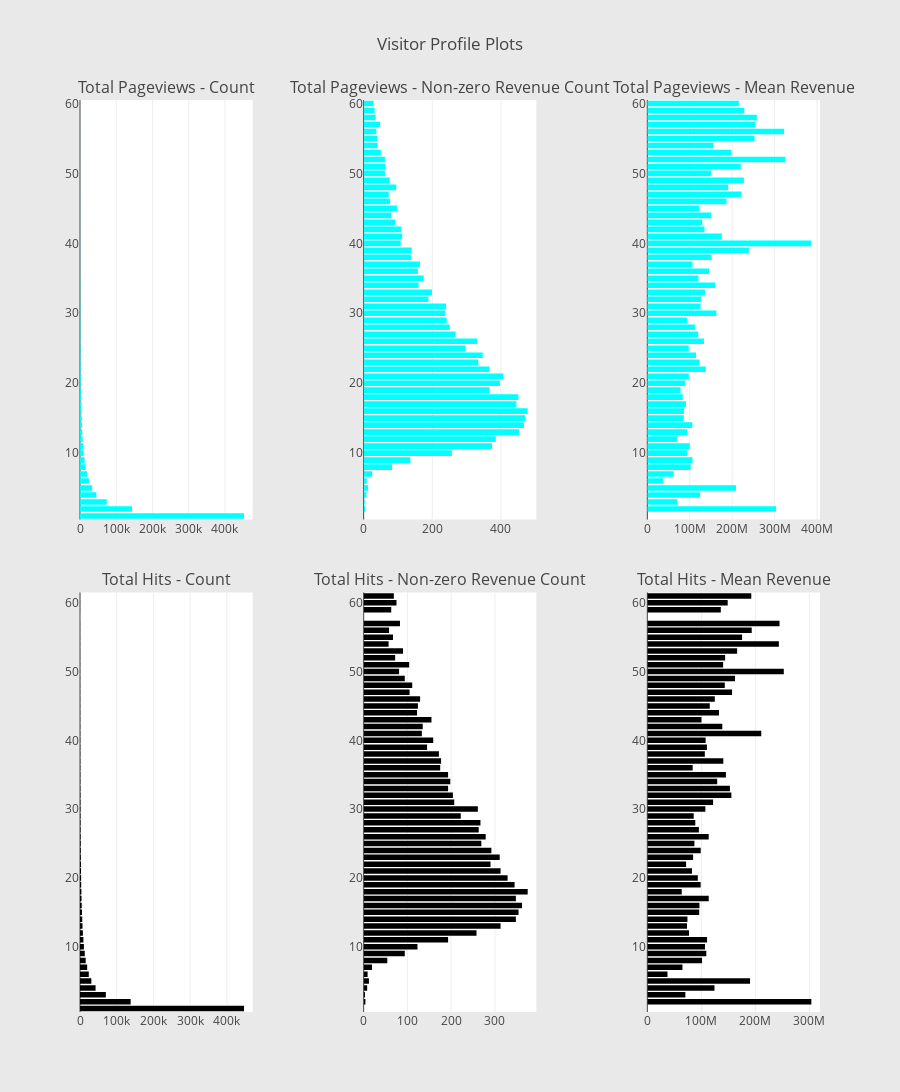

The cell this chart's notebook holds for it:
### Code cell
# Page views
cnt_srs = train_df.groupby('totals.pageviews')['totals.transactionRevenue'].agg(['size', 'count', 'mean'])
cnt_srs.columns = ["count", "count of non-zero revenue", "mean"]
cnt_srs = cnt_srs.sort_values(by="count", ascending=False)
trace1 = horizontal_bar_chart(cnt_srs["count"].head(60), 'cyan')
trace2 = horizontal_bar_chart(cnt_srs["count of non-zero revenue"].head(60), 'cyan')
trace5 = horizontal_bar_chart(cnt_srs["mean"].head(60), 'cyan')

# Hits
cnt_srs = train_df.groupby('totals.hits')['totals.transactionRevenue'].agg(['size', 'count', 'mean'])
cnt_srs.columns = ["count", "count of non-zero revenue", 'mean']
cnt_srs = cnt_srs.sort_values(by="count", ascending=False)
trace3 = horizontal_bar_chart(cnt_srs["count"].head(60), 'black')
trace4 = horizontal_bar_chart(cnt_srs["count of non-zero revenue"].head(60), 'black')
trace6 = horizontal_bar_chart(cnt_srs["mean"].head(60), 'black')

# Creating two subplots
fig = tools.make_subplots(rows=2, cols=3, vertical_spacing=0.08, horizontal_spacing=0.15, 
                          subplot_titles=["Total Pageviews - Count", "Total Pageviews - Non-zero Revenue Count", "Total Pageviews - Mean Revenue",
                                          "Total Hits - Count",  "Total Hits - Non-zero Revenue Count", "Total Hits - Mean Revenue"])

fig.append_trace(trace1, 1, 1)
fig.append_trace(trace2, 1, 2)
fig.append_trace(trace5, 1, 3)
fig.append_trace(trace3, 2, 1)
fig.append_trace(trace4, 2, 2)
fig.append_trace(trace6, 2, 3)

fig['layout'].update(height=1200, width=900, paper_bgcolor='rgb(233,233,233)', title="Visitor Profile Plots")
py.iplot(fig, filename='visitor-profile-plots')

### Figure 1 — Plotly figure (JSON) as saved in the notebook; plotly's stock layout.template omitted (floating-point values rounded to 4 significant figures)
{"data": [{"marker": {"color": "cyan"}, "orientation": "h", "showlegend": false, "type": "bar", "x": [84, 88, 94, 112, 114, 124, 134, 135, 162, 168, 184, 192, 222, 225, 240, 242, 265, 268, 298, 338, 355, 388, 410, 453, 509, 535, 567, 674, 704, 847, 873, 875, 1091, 1143, 1318, 1413, 1567, 1722, 1949, 2211, 2409, 2682, 3150, 3511, 4010, 4720, 5291, 6197, 7097, 8671, 10104, 12585, 15272, 19476, 24688, 33411, 45192, 73835, 143770, 452522], "xaxis": "x1", "y": ["60", "59", "58", "56", "57", "55", "54", "53", "50", "52", "51", "49", "48", "47", "46", "44", "43", "45", "42", "41", "40", "39", "38", "37", "36", "35", "34", "33", "32", "31", "30", "29", "28", "27", "26", "25", "24", "23", "22", "21", "20", "19", "18", "17", "16", "15", "14", "13", "12", "11", "10", "9", "8", "7", "6", "5", "4", "3", "2", "1"], "yaxis": "y1"}, {"marker": {"color": "cyan"}, "orientation": "h", "showlegend": false, "type": "bar", "x": [29, 32, 35, 37, 48, 39, 41, 50, 62, 62, 63, 76, 95, 73, 77, 81, 92, 97, 109, 112, 108, 140, 139, 164, 158, 175, 160, 199, 189, 240, 238, 242, 251, 268, 331, 297, 347, 334, 367, 407, 397, 367, 451, 445, 478, 471, 467, 453, 385, 374, 257, 136, 83, 25, 9, 13, 8, 3, 4, 0], "xaxis": "x2", "y": ["60", "59", "58", "56", "57", "55", "54", "53", "50", "52", "51", "49", "48", "47", "46", "44", "43", "45", "42", "41", "40", "39", "38", "37", "36", "35", "34", "33", "32", "31", "30", "29", "28", "27", "26", "25", "24", "23", "22", "21", "20", "19", "18", "17", "16", "15", "14", "13", "12", "11", "10", "9", "8", "7", "6", "5", "4", "3", "2", "1"], "yaxis": "y2"}, {"marker": {"color": "cyan"}, "orientation": "h", "showlegend": false, "type": "bar", "x": [215500000.0, 228677500, 258122000, 322500000.0, 254400000.0, 252400000.0, 156200000.0, 197964400, 150000000.0, 325100000.0, 220300000.0, 227600000.0, 190800000.0, 221600000.0, 186800000.0, 150700000.0, 129300000.0, 122500000.0, 134800000.0, 175600000.0, 386700000.0, 239388500, 151500000.0, 106300000.0, 145900000.0, 120400000.0, 160200000.0, 135800000.0, 126600000.0, 125500000.0, 162800000.0, 93470000.0, 112300000.0, 120000000.0, 133400000.0, 97610000.0, 114700000.0, 122900000.0, 137800000.0, 97860000.0, 89530000.0, 78330000.0, 83450000.0, 91030000.0, 86660000.0, 85830000.0, 106100000.0, 94120000.0, 69840000.0, 100200000.0, 93480000.0, 106500000.0, 102300000.0, 62228400, 37280000.0, 209100000.0, 124287500, 70390000.0, 303625000, null], "xaxis": "x3", "y": ["60", "59", "58", "56", "57", "55", "54", "53", "50", "52", "51", "49", "48", "47", "46", "44", "43", "45", "42", "41", "40", "39", "38", "37", "36", "35", "34", "33", "32", "31", "30", "29", "28", "27", "26", "25", "24", "23", "22", "21", "20", "19", "18", "17", "16", "15", "14", "13", "12", "11", "10", "9", "8", "7", "6", "5", "4", "3", "2", "1"], "yaxis": "y3"}, {"marker": {"color": "black"}, "orientation": "h", "showlegend": false, "type": "bar", "x": [198, 203, 206, 211, 212, 227, 246, 261, 269, 316, 333, 348, 349, 363, 424, 438, 454, 501, 527, 553, 621, 693, 724, 745, 785, 845, 846, 944, 1088, 1104, 1289, 1291, 1406, 1504, 1718, 1925, 2126, 2190, 2477, 2798, 3064, 3291, 3755, 4130, 4716, 5384, 6194, 6881, 7879, 9264, 10640, 12959, 15484, 19518, 23918, 30939, 42444, 70402, 137952, 446754], "xaxis": "x4", "y": ["61", "59", "60", "56", "57", "55", "54", "52", "53", "50", "51", "49", "48", "47", "46", "45", "44", "43", "42", "41", "40", "39", "38", "37", "36", "35", "34", "33", "32", "31", "30", "29", "28", "27", "26", "25", "24", "23", "22", "21", "20", "19", "18", "17", "16", "15", "14", "13", "12", "11", "10", "9", "8", "7", "6", "5", "4", "3", "2", "1"], "yaxis": "y4"}, {"marker": {"color": "black"}, "orientation": "h", "showlegend": false, "type": "bar", "x": [69, 63, 75, 58, 83, 67, 57, 72, 90, 81, 104, 94, 111, 105, 129, 124, 122, 155, 135, 133, 159, 145, 172, 177, 175, 193, 198, 193, 204, 207, 261, 222, 267, 263, 279, 269, 292, 311, 290, 313, 329, 345, 375, 348, 362, 354, 348, 313, 258, 193, 123, 94, 54, 19, 9, 12, 8, 3, 4, 0], "xaxis": "x5", "y": ["61", "59", "60", "56", "57", "55", "54", "52", "53", "50", "51", "49", "48", "47", "46", "45", "44", "43", "42", "41", "40", "39", "38", "37", "36", "35", "34", "33", "32", "31", "30", "29", "28", "27", "26", "25", "24", "23", "22", "21", "20", "19", "18", "17", "16", "15", "14", "13", "12", "11", "10", "9", "8", "7", "6", "5", "4", "3", "2", "1"], "yaxis": "y5"}, {"marker": {"color": "black"}, "orientation": "h", "showlegend": false, "type": "bar", "x": [192400000.0, 136000000.0, 148700000.0, 193200000.0, 244700000.0, 175400000.0, 243500000.0, 144000000.0, 166200000.0, 252600000.0, 140300000.0, 162300000.0, 143400000.0, 156800000.0, 124900000.0, 115600000.0, 132600000.0, 100200000.0, 138800000.0, 210900000.0, 108000000.0, 110300000.0, 106400000.0, 140700000.0, 83897600, 145400000.0, 129300000.0, 152900000.0, 155500000.0, 121700000.0, 107400000.0, 85830000.0, 88800000.0, 95410000.0, 113600000.0, 87120000.0, 98840000.0, 84710000.0, 71690000.0, 82630000.0, 93420000.0, 98680000.0, 63682800, 113600000.0, 96460000.0, 95990000.0, 74250000.0, 73470000.0, 77150000.0, 110600000.0, 106700000.0, 109200000.0, 101200000.0, 65030000, 37280000.0, 190200000.0, 124287500, 70390000.0, 303625000, null], "xaxis": "x6", "y": ["61", "59", "60", "56", "57", "55", "54", "52", "53", "50", "51", "49", "48", "47", "46", "45", "44", "43", "42", "41", "40", "39", "38", "37", "36", "35", "34", "33", "32", "31", "30", "29", "28", "27", "26", "25", "24", "23", "22", "21", "20", "19", "18", "17", "16", "15", "14", "13", "12", "11", "10", "9", "8", "7", "6", "5", "4", "3", "2", "1"], "yaxis": "y6"}], "layout": {"annotations": [{"font": {"size": 16}, "showarrow": false, "text": "Total Pageviews - Count", "x": 0.1167, "xanchor": "center", "xref": "paper", "y": 1, "yanchor": "bottom", "yref": "paper"}, {"font": {"size": 16}, "showarrow": false, "text": "Total Pageviews - Non-zero Revenue Count", "x": 0.5, "xanchor": "center", "xref": "paper", "y": 1, "yanchor": "bottom", "yref": "paper"}, {"font": {"size": 16}, "showarrow": false, "text": "Total Pageviews - Mean Revenue", "x": 0.8833, "xanchor": "center", "xref": "paper", "y": 1, "yanchor": "bottom", "yref": "paper"}, {"font": {"size": 16}, "showarrow": false, "text": "Total Hits - Count", "x": 0.1167, "xanchor": "center", "xref": "paper", "y": 0.46, "yanchor": "bottom", "yref": "paper"}, {"font": {"size": 16}, "showarrow": false, "text": "Total Hits - Non-zero Revenue Count", "x": 0.5, "xanchor": "center", "xref": "paper", "y": 0.46, "yanchor": "bottom", "yref": "paper"}, {"font": {"size": 16}, "showarrow": false, "text": "Total Hits - Mean Revenue", "x": 0.8833, "xanchor": "center", "xref": "paper", "y": 0.46, "yanchor": "bottom", "yref": "paper"}], "height": 1200, "paper_bgcolor": "rgb(233,233,233)", "title": "Visitor Profile Plots", "width": 900, "xaxis1": {"anchor": "y1", "domain": [0, 0.2333]}, "xaxis2": {"anchor": "y2", "domain": [0.3833, 0.6167]}, "xaxis3": {"anchor": "y3", "domain": [0.7667, 1.0]}, "xaxis4": {"anchor": "y4", "domain": [0, 0.2333]}, "xaxis5": {"anchor": "y5", "domain": [0.3833, 0.6167]}, "xaxis6": {"anchor": "y6", "domain": [0.7667, 1.0]}, "yaxis1": {"anchor": "x1", "domain": [0.54, 1]}, "yaxis2": {"anchor": "x2", "domain": [0.54, 1]}, "yaxis3": {"anchor": "x3", "domain": [0.54, 1]}, "yaxis4": {"anchor": "x4", "domain": [0, 0.46]}, "yaxis5": {"anchor": "x5", "domain": [0, 0.46]}, "yaxis6": {"anchor": "x6", "domain": [0, 0.46]}}}
